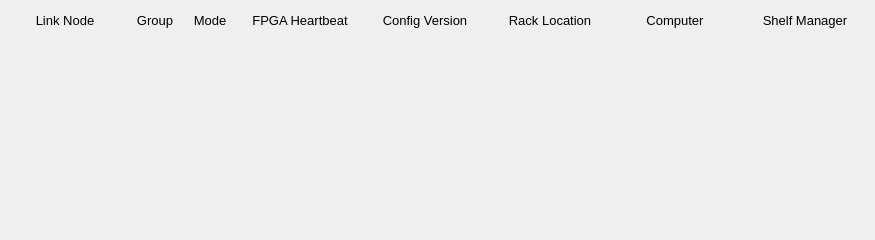
<?xml version="1.0" encoding="UTF-8"?>
<ui version="4.0">
 <class>Form</class>
 <widget class="QWidget" name="Form">
  <property name="geometry">
   <rect>
    <x>0</x>
    <y>0</y>
    <width>875</width>
    <height>240</height>
   </rect>
  </property>
  <property name="windowTitle">
   <string>Form</string>
  </property>
  <widget class="QFrame" name="frame">
   <property name="geometry">
    <rect>
     <x>0</x>
     <y>0</y>
     <width>875</width>
     <height>240</height>
    </rect>
   </property>
   <property name="frameShape">
    <enum>QFrame::NoFrame</enum>
   </property>
   <property name="frameShadow">
    <enum>QFrame::Plain</enum>
   </property>
   <widget class="QLabel" name="label">
    <property name="geometry">
     <rect>
      <x>5</x>
      <y>10</y>
      <width>120</width>
      <height>20</height>
     </rect>
    </property>
    <property name="font">
     <font>
      <pointsize>10</pointsize>
     </font>
    </property>
    <property name="text">
     <string>Link Node</string>
    </property>
    <property name="alignment">
     <set>Qt::AlignCenter</set>
    </property>
   </widget>
   <widget class="QLabel" name="label_2">
    <property name="geometry">
     <rect>
      <x>130</x>
      <y>10</y>
      <width>50</width>
      <height>20</height>
     </rect>
    </property>
    <property name="font">
     <font>
      <pointsize>10</pointsize>
     </font>
    </property>
    <property name="text">
     <string>Group</string>
    </property>
    <property name="alignment">
     <set>Qt::AlignCenter</set>
    </property>
   </widget>
   <widget class="QLabel" name="label_3">
    <property name="geometry">
     <rect>
      <x>185</x>
      <y>10</y>
      <width>50</width>
      <height>20</height>
     </rect>
    </property>
    <property name="font">
     <font>
      <pointsize>10</pointsize>
     </font>
    </property>
    <property name="text">
     <string>Mode</string>
    </property>
    <property name="alignment">
     <set>Qt::AlignCenter</set>
    </property>
   </widget>
   <widget class="QLabel" name="label_4">
    <property name="geometry">
     <rect>
      <x>240</x>
      <y>10</y>
      <width>120</width>
      <height>20</height>
     </rect>
    </property>
    <property name="font">
     <font>
      <pointsize>10</pointsize>
     </font>
    </property>
    <property name="text">
     <string>FPGA Heartbeat</string>
    </property>
    <property name="alignment">
     <set>Qt::AlignCenter</set>
    </property>
   </widget>
   <widget class="QLabel" name="label_5">
    <property name="geometry">
     <rect>
      <x>365</x>
      <y>10</y>
      <width>120</width>
      <height>20</height>
     </rect>
    </property>
    <property name="font">
     <font>
      <pointsize>10</pointsize>
     </font>
    </property>
    <property name="text">
     <string>Config Version</string>
    </property>
    <property name="alignment">
     <set>Qt::AlignCenter</set>
    </property>
   </widget>
   <widget class="QLabel" name="label_6">
    <property name="geometry">
     <rect>
      <x>490</x>
      <y>10</y>
      <width>120</width>
      <height>20</height>
     </rect>
    </property>
    <property name="font">
     <font>
      <pointsize>10</pointsize>
     </font>
    </property>
    <property name="text">
     <string>Rack Location</string>
    </property>
    <property name="alignment">
     <set>Qt::AlignCenter</set>
    </property>
   </widget>
   <widget class="QLabel" name="label_7">
    <property name="geometry">
     <rect>
      <x>615</x>
      <y>10</y>
      <width>120</width>
      <height>20</height>
     </rect>
    </property>
    <property name="font">
     <font>
      <pointsize>10</pointsize>
     </font>
    </property>
    <property name="text">
     <string>Computer</string>
    </property>
    <property name="alignment">
     <set>Qt::AlignCenter</set>
    </property>
   </widget>
   <widget class="QLabel" name="label_8">
    <property name="geometry">
     <rect>
      <x>740</x>
      <y>10</y>
      <width>130</width>
      <height>20</height>
     </rect>
    </property>
    <property name="font">
     <font>
      <pointsize>10</pointsize>
     </font>
    </property>
    <property name="text">
     <string>Shelf Manager</string>
    </property>
    <property name="alignment">
     <set>Qt::AlignCenter</set>
    </property>
   </widget>

   <widget class="PyDMEmbeddedDisplay" name="PyDMEmbeddedDisplay">
    <property name="geometry">
     <rect>
      <x>0</x>
      <y>30</y>
      <width>875</width>
      <height>35</height>
     </rect>
    </property>
    <property name="toolTip">
     <string/>
    </property>
    <property name="frameShape">
     <enum>QFrame::NoFrame</enum>
    </property>
    <property name="macros" stdset="0">
     <string>{"P":"MPLN:L3B:MP01:1","ID":"67","SLOT_FILE":"LinkNode67_slot.ui","LN":"67","LOCA":"L3B","IOC_UNIT":"MP01","INST":"1"}</string>
    </property>
    <property name="filename" stdset="0">
     <string>$PYDM/mps/mps_area_ln.ui</string>
    </property>
   </widget>
   <widget class="PyDMEmbeddedDisplay" name="PyDMEmbeddedDisplay">
    <property name="geometry">
     <rect>
      <x>0</x>
      <y>65</y>
      <width>875</width>
      <height>35</height>
     </rect>
    </property>
    <property name="toolTip">
     <string/>
    </property>
    <property name="frameShape">
     <enum>QFrame::NoFrame</enum>
    </property>
    <property name="macros" stdset="0">
     <string>{"P":"MPLN:L3B:MP02:1","ID":"68","SLOT_FILE":"LinkNode68_slot.ui","LN":"68","LOCA":"L3B","IOC_UNIT":"MP02","INST":"1"}</string>
    </property>
    <property name="filename" stdset="0">
     <string>$PYDM/mps/mps_area_ln.ui</string>
    </property>
   </widget>
   <widget class="PyDMEmbeddedDisplay" name="PyDMEmbeddedDisplay">
    <property name="geometry">
     <rect>
      <x>0</x>
      <y>100</y>
      <width>875</width>
      <height>35</height>
     </rect>
    </property>
    <property name="toolTip">
     <string/>
    </property>
    <property name="frameShape">
     <enum>QFrame::NoFrame</enum>
    </property>
    <property name="macros" stdset="0">
     <string>{"P":"MPLN:L3B:MP03:1","ID":"69","SLOT_FILE":"LinkNode69_slot.ui","LN":"69","LOCA":"L3B","IOC_UNIT":"MP03","INST":"1"}</string>
    </property>
    <property name="filename" stdset="0">
     <string>$PYDM/mps/mps_area_ln.ui</string>
    </property>
   </widget>
   <widget class="PyDMEmbeddedDisplay" name="PyDMEmbeddedDisplay">
    <property name="geometry">
     <rect>
      <x>0</x>
      <y>135</y>
      <width>875</width>
      <height>35</height>
     </rect>
    </property>
    <property name="toolTip">
     <string/>
    </property>
    <property name="frameShape">
     <enum>QFrame::NoFrame</enum>
    </property>
    <property name="macros" stdset="0">
     <string>{"P":"MPLN:L3B:MP04:1","ID":"70","SLOT_FILE":"LinkNode70_slot.ui","LN":"70","LOCA":"L3B","IOC_UNIT":"MP04","INST":"1"}</string>
    </property>
    <property name="filename" stdset="0">
     <string>$PYDM/mps/mps_area_ln.ui</string>
    </property>
   </widget>
   <widget class="PyDMEmbeddedDisplay" name="PyDMEmbeddedDisplay">
    <property name="geometry">
     <rect>
      <x>0</x>
      <y>170</y>
      <width>875</width>
      <height>35</height>
     </rect>
    </property>
    <property name="toolTip">
     <string/>
    </property>
    <property name="frameShape">
     <enum>QFrame::NoFrame</enum>
    </property>
    <property name="macros" stdset="0">
     <string>{"P":"MPLN:L3B:MP05:1","ID":"71","SLOT_FILE":"LinkNode71_slot.ui","LN":"71","LOCA":"L3B","IOC_UNIT":"MP05","INST":"1"}</string>
    </property>
    <property name="filename" stdset="0">
     <string>$PYDM/mps/mps_area_ln.ui</string>
    </property>
   </widget>
   <widget class="PyDMEmbeddedDisplay" name="PyDMEmbeddedDisplay">
    <property name="geometry">
     <rect>
      <x>0</x>
      <y>205</y>
      <width>875</width>
      <height>35</height>
     </rect>
    </property>
    <property name="toolTip">
     <string/>
    </property>
    <property name="frameShape">
     <enum>QFrame::NoFrame</enum>
    </property>
    <property name="macros" stdset="0">
     <string>{"P":"MPLN:L3B:MP06:1","ID":"97","SLOT_FILE":"LinkNode97_slot.ui","LN":"97","LOCA":"L3B","IOC_UNIT":"MP06","INST":"1"}</string>
    </property>
    <property name="filename" stdset="0">
     <string>$PYDM/mps/mps_area_ln.ui</string>
    </property>
   </widget>
  </widget>
 </widget>
 <customwidgets>
  <customwidget>
   <class>PyDMEmbeddedDisplay</class>
   <extends>QFrame</extends>
   <header>pydm.widgets.embedded_display</header>
  </customwidget>
 </customwidgets>
 <resources/>
 <connections/>
</ui>
